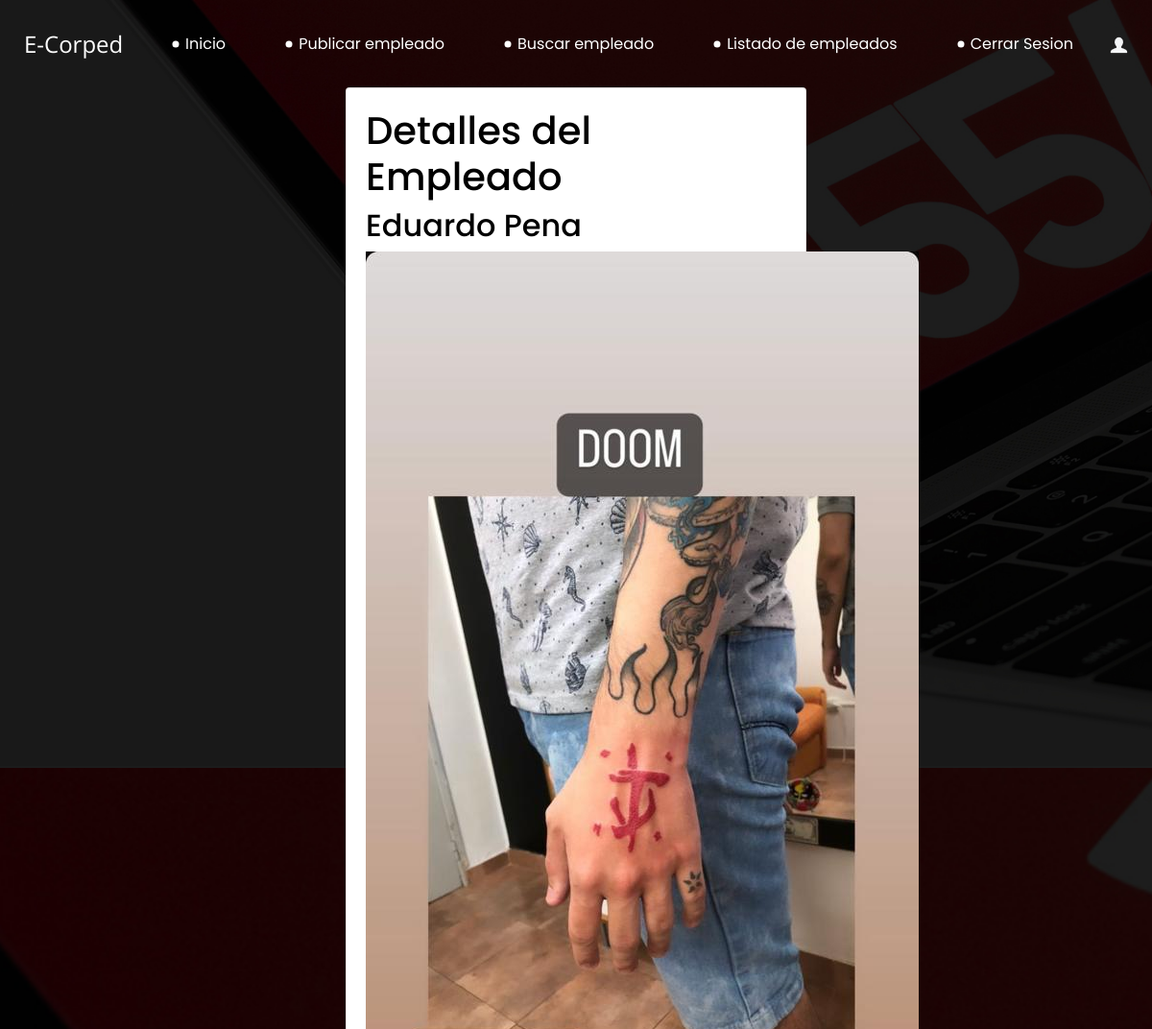
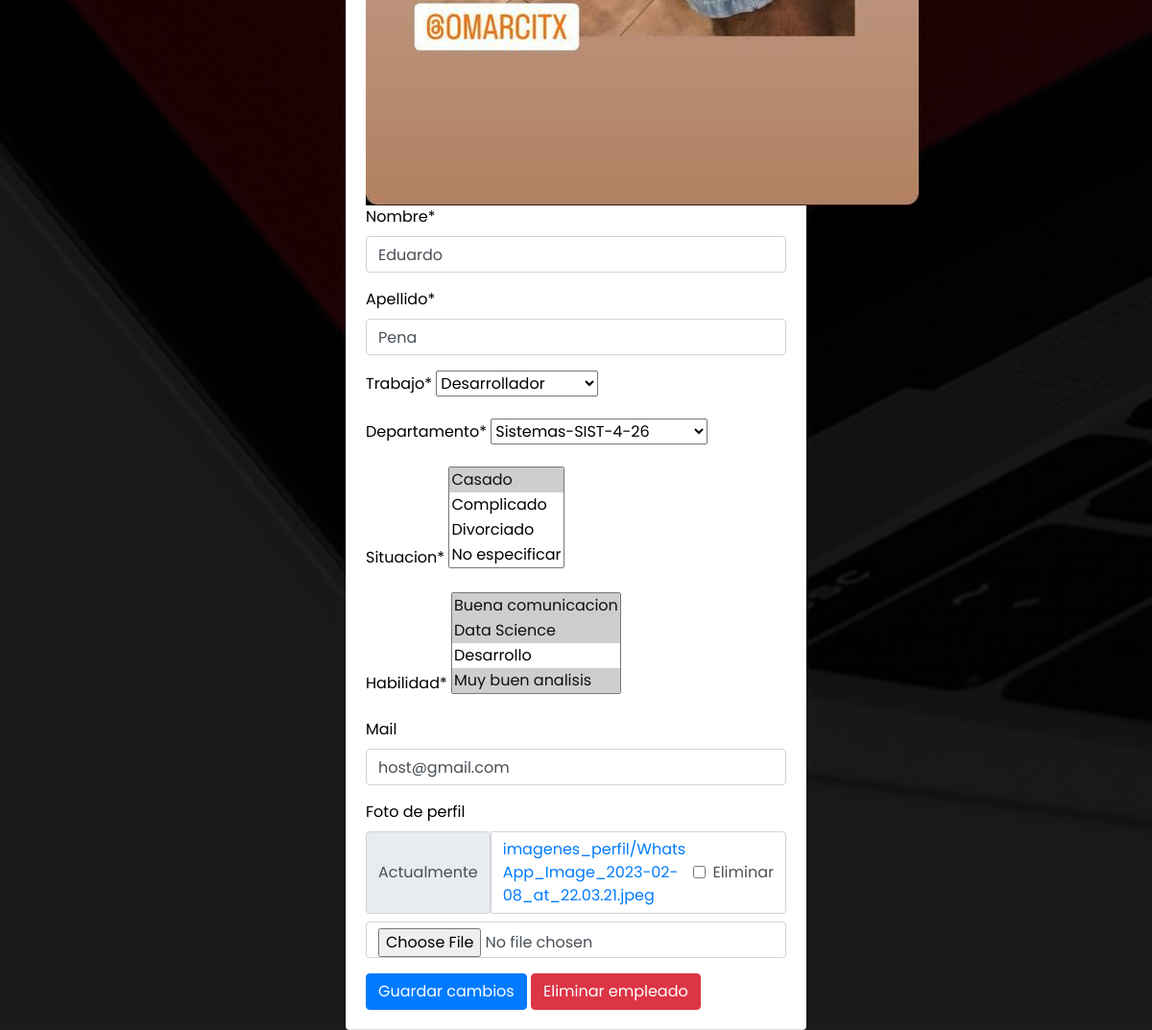
Before: /detalles/4/ (signed in) with the older database file (2 pictures, top to bottom).
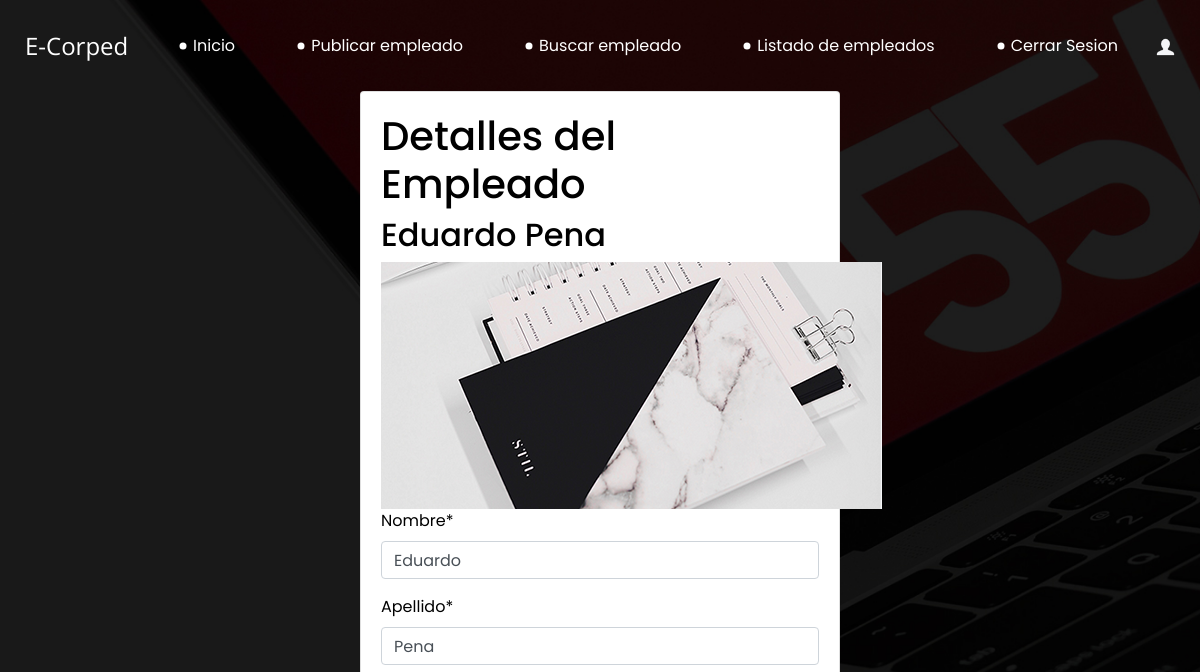
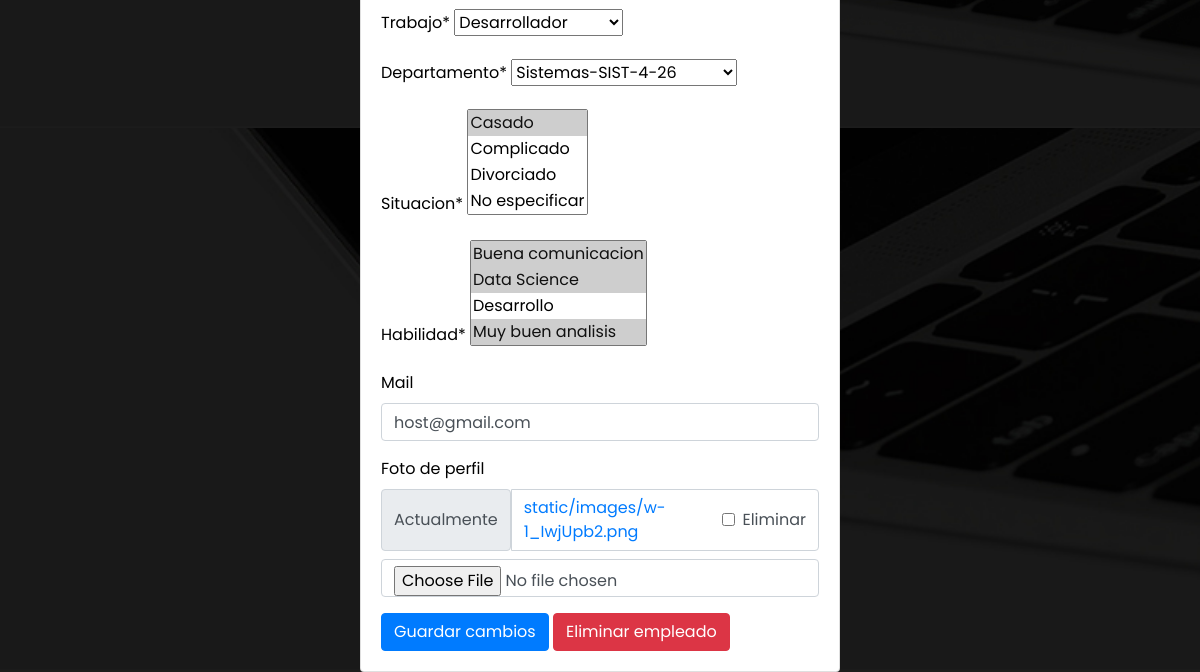
After: the same page with the newer database file (2 pictures, top to bottom).
### aplications/empleado/models.py (models this page shows, shortened)
class Empleado (models.Model):
    JOB_CHOICES =(
        ('0','Contador'),
        ('1','Administrativo'),
        ('2','Desarrollador'),
        ('3','Analista Funcional'),
        ('4','Otro'),
    )
    nombre = models.CharField('Nombre', max_length=60)
    apellido = models.CharField('Apellido', max_length=50)
    trabajo = models.CharField('Trabajo', max_length=1, choices = JOB_CHOICES)
    departamento = models.ForeignKey(Departamento, on_delete=models.CASCADE)
    Situacion = models.ManyToManyField(EstCiv)
    Habilidad = models.ManyToManyField(Habilidades)
    email = models.EmailField('Mail',blank = True)
    imagen_de_perfil = models.ImageField('Foto de perfil', upload_to='static/images',blank=True, null=True)
    class Meta:
        verbose_name = 'Mi empleado'
        verbose_name_plural = 'Empleados de la empresa'
        ordering = ['-nombre','apellido']
        unique_together = ('nombre','departamento','email')

### aplications/departamento/models.py (models this page shows)
class Departamento (models.Model):
    nombre = models.CharField('Nombre', max_length=50, blank=True)
    sigla = models.CharField('Sigla',max_length=30)
    activo = models.BooleanField ('¿Está activo?', default=False)
    piso = models.CharField('Piso',max_length=50)
    oficina = models.CharField('Oficina Nº', max_length=10,blank=True)
    class Meta:
        verbose_name = 'Empresa'
        verbose_name_plural = 'Áreas de la Empresa'
        ordering = ['nombre']
        unique_together = ('nombre','sigla')
    def __str__(self):
        return self.nombre + '-' + self.sigla + '-' + self.piso + '-' +self.oficina

### aplications/empleado/views.py (the view)
# urls.py: path('detalles/<int:empleado_id>/', detalles_empleado, name='detalles'),
def detalles_empleado(request, empleado_id):
    empleado = get_object_or_404(Empleado, id=empleado_id)
    if request.method == 'POST':
        if 'editar' in request.POST:
            form = EmpleadoForm(request.POST, request.FILES, instance=empleado)
            if form.is_valid():
                form.save()
                return redirect('empleados')
        elif 'eliminar' in request.POST:
            empleado.delete()
            messages.success(request, 'El empleado ha sido eliminado.')
            return redirect('emplados')  # Redirige a donde desees después de la eliminación
    else:
        form = EmpleadoForm(instance=empleado)
    return render(request, 'empleado/detalle_empleado.html', {'form': form, 'empleado': empleado})

### aplications/empleado/forms.py
class EmpleadoForm (forms.ModelForm):
    class Meta:
        model = Empleado
        fields = '__all__'

### aplications/empleado/models.py (called while the page is built)
    def __str__(self):
        return self.estadocivil

    def __str__(self):
        return self.habilidad

### templates/empleado/detalle_empleado.html (shortened to what this page needs)
{% extends "empleado/base.html" %}
{% block content %}
{% load static %}
{% load crispy_forms_tags %}
<!DOCTYPE html>
<html lang="es">
<head>
</head>
<body>
    <div class="card mx-auto" style="max-width: 30rem;">
        <div class="card-body">
            <h1>Detalles del Empleado</h1>
            <h2>{{ empleado.nombre }} {{ empleado.apellido }}</h2>
            {% if empleado.imagen_de_perfil %}
                <img src="{{ empleado.imagen_de_perfil.url  }}" alt="Imagen de Perfil">
            {% endif %}
            <form method="post" enctype="multipart/form-data">
                {{ form | crispy }}
                <button type="submit" name="editar" class="btn btn-primary" id="actualizar-empleado">Guardar cambios</button>
                <button type="submit" name="eliminar" class="btn btn-danger" id="eliminar-empleado">Eliminar empleado</button>
            </form>
        </div>
    </div>
</body>
</html>
{% endblock %}

Changed rows visible on the page:
changed Empleado "Eduardo": imagen_de_perfil: a different picture
Other visible differences:
text no longer shown: "Nombre * Apellido * Trabajo * Departamento * Situacion * Habilidad * Mail Foto de perfil Actualmente imagenes_perfil/WhatsApp_Image_2023-02-08_at_22.03.21.jpeg Eliminar"
text now shown: "Nombre * Apellido * Trabajo * Departamento * Situacion * Habilidad * Mail Foto de perfil Actualmente static/images/w-1_IwjUpb2.png Eliminar"
